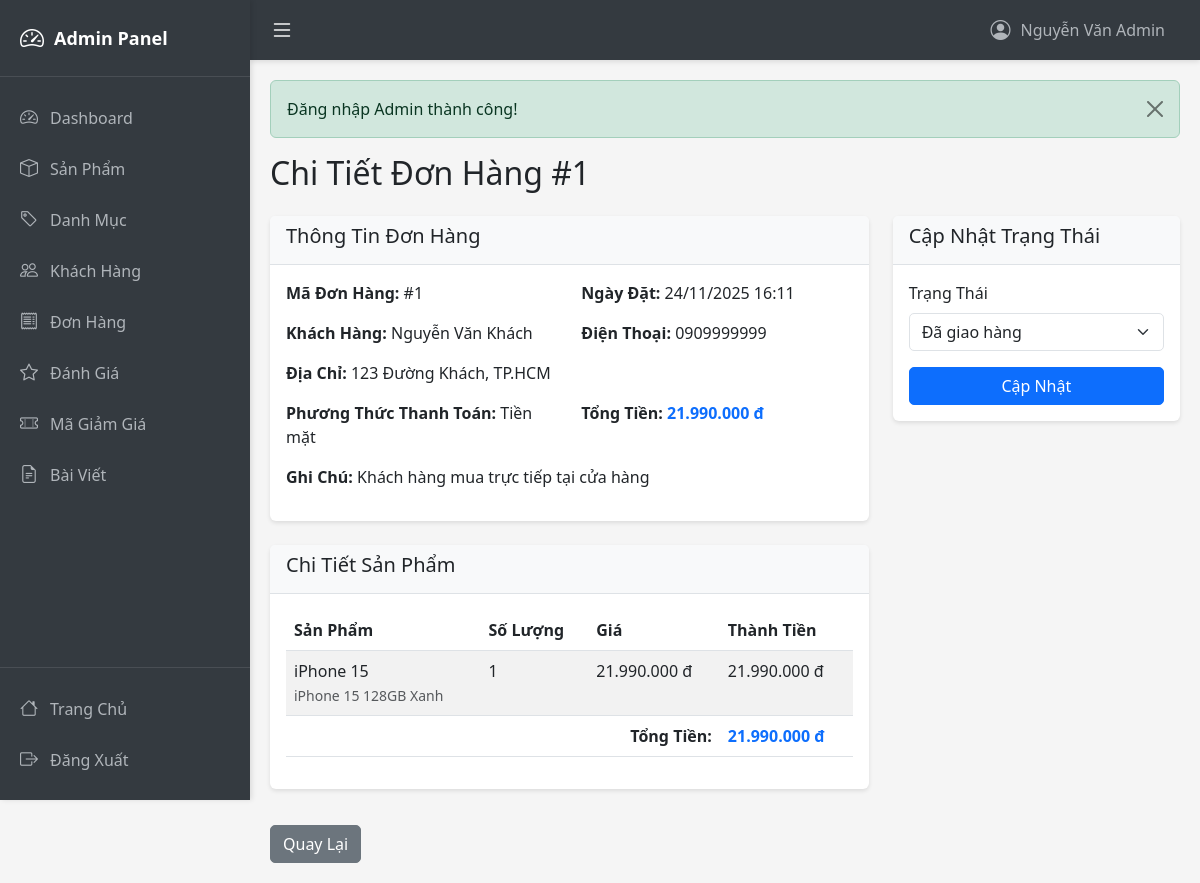
/admin/orderDetail/1 (signed in), run on the app's committed database.
### tables this page shows
CREATE TABLE Orders (
  order_id INT AUTO_INCREMENT PRIMARY KEY,
  customer_id INT,
  employee_id INT,
  order_date DATETIME DEFAULT CURRENT_TIMESTAMP,
  total_amount DECIMAL(12,2),
  order_status_id INT,
  payment_method VARCHAR(50),
  note TEXT,
  FOREIGN KEY (customer_id) REFERENCES Customers(customer_id) ON DELETE SET NULL,
  FOREIGN KEY (employee_id) REFERENCES Employees(employee_id) ON DELETE SET NULL,
  FOREIGN KEY (order_status_id) REFERENCES Order_Status(order_status_id) ON DELETE SET NULL
);

CREATE TABLE Customers (
  customer_id INT AUTO_INCREMENT PRIMARY KEY,
  full_name VARCHAR(100),
  phone_number VARCHAR(15),
  email VARCHAR(100),
  address VARCHAR(255),
  gender VARCHAR(10),
  date_of_birth DATE,
  created_at DATETIME DEFAULT CURRENT_TIMESTAMP
);

CREATE TABLE Order_Details (
  order_detail_id INT AUTO_INCREMENT PRIMARY KEY,
  order_id INT NOT NULL,
  variant_id INT NOT NULL,
  quantity INT,
  unit_price DECIMAL(12,2),
  discount DECIMAL(5,2),
  subtotal DECIMAL(12,2),
  FOREIGN KEY (order_id) REFERENCES Orders(order_id) ON DELETE CASCADE,
  FOREIGN KEY (variant_id) REFERENCES Product_Variants(variant_id) ON DELETE CASCADE
);

CREATE TABLE Products (
  product_id INT AUTO_INCREMENT PRIMARY KEY,
  product_name VARCHAR(100) NOT NULL,
  brand VARCHAR(50),
  description TEXT,
  created_at DATETIME DEFAULT CURRENT_TIMESTAMP,
  category_id INT,
  supplier_id INT,
  FOREIGN KEY (category_id) REFERENCES Categories(category_id) ON DELETE SET NULL,
  FOREIGN KEY (supplier_id) REFERENCES Suppliers(supplier_id) ON DELETE SET NULL
);

CREATE TABLE Product_Variants (
  variant_id INT AUTO_INCREMENT PRIMARY KEY,
  product_id INT NOT NULL,
  variant_name VARCHAR(100),
  color VARCHAR(50),
  storage VARCHAR(50),
  price DECIMAL(12,2),
  stock_quantity INT DEFAULT 0,
  warranty_months INT,
  created_at DATETIME DEFAULT CURRENT_TIMESTAMP,
  FOREIGN KEY (product_id) REFERENCES Products(product_id) ON DELETE CASCADE
);

CREATE TABLE Order_Status (
  order_status_id INT AUTO_INCREMENT PRIMARY KEY,
  status_name VARCHAR(50),
  description TEXT
);

### controllers/AdminController.php (called while the page is built, shortened)
<?php
class AdminController extends BaseController {
    private $orderModel;
    public function __construct() {
        $this->orderModel = new OrderModel();
    }
    public function orderDetail($id) {
        $order = $this->orderModel->getOrderById($id);
        $orderDetails = $this->orderModel->getOrderDetails($id);
        $statuses = $this->orderModel->getAllOrderStatuses();
        $data = [
            'order' => $order,
            'orderDetails' => $orderDetails,
            'statuses' => $statuses,
            'pageTitle' => 'Chi Tiết Đơn Hàng'
        ];
        $this->view('admin/orders/detail', $data, true);
    }
}
?>

### models/BaseModel.php (called while the page is built, shortened)
<?php
class BaseModel {
    public function __construct() {
        $db = new Database();
        $this->conn = $db->getConnection();
    }
}
?>

### config/database.php (called while the page is built, shortened)
<?php
class Database {
    private $host = "localhost";
    private $db_name = "inventory_system";
    private $username = "root";
    private $password = "";
    public function getConnection() {
        $this->conn = null;
        try {
            $this->conn = new PDO(
                "mysql:host=" . $this->host . ";dbname=" . $this->db_name . ";charset=utf8mb4",
                $this->username,
                $this->password
            );
            $this->conn->setAttribute(PDO::ATTR_ERRMODE, PDO::ERRMODE_EXCEPTION);
            $this->conn->setAttribute(PDO::ATTR_DEFAULT_FETCH_MODE, PDO::FETCH_ASSOC);
        } catch(PDOException $e) {
            echo "Connection error: " . $e->getMessage();
        }
        return $this->conn;
    }
}
?>

### models/OrderModel.php (called while the page is built, shortened)
<?php
class OrderModel extends BaseModel {
    public function getOrderById($id) {
        $sql = "SELECT o.*, c.full_name as customer_name, c.phone_number, c.email, c.address,
                       os.status_name
                FROM Orders o
                LEFT JOIN Customers c ON o.customer_id = c.customer_id
                LEFT JOIN Order_Status os ON o.order_status_id = os.order_status_id
                WHERE o.order_id = :id";
        $stmt = $this->conn->prepare($sql);
        $stmt->bindParam(':id', $id);
        $stmt->execute();
        return $stmt->fetch();
    }
    public function getOrderDetails($orderId) {
        $sql = "SELECT od.*, pv.variant_name, pv.color, pv.storage, p.product_name, p.brand
                FROM Order_Details od
                JOIN Product_Variants pv ON od.variant_id = pv.variant_id
                JOIN Products p ON pv.product_id = p.product_id
                WHERE od.order_id = :order_id";
        $stmt = $this->conn->prepare($sql);
        $stmt->bindParam(':order_id', $orderId);
        $stmt->execute();
        return $stmt->fetchAll();
    }
    public function getAllOrderStatuses() {
        $sql = "SELECT * FROM Order_Status ORDER BY order_status_id";
        $stmt = $this->conn->prepare($sql);
        $stmt->execute();
        return $stmt->fetchAll();
    }
}
?>

### views/admin/orders/detail.php (the view)
<?php
require_once dirname(dirname(__DIR__)) . "/admin/layouts/header.php";
?>
<h2 class="mb-4">Chi Tiết Đơn Hàng #<?= $order['order_id'] ?></h2>
<div class="row">
    <div class="col-md-8">
        <div class="card mb-4">
            <div class="card-header">
                <h5>Thông Tin Đơn Hàng</h5>
            </div>
            <div class="card-body">
                <div class="row mb-3">
                    <div class="col-md-6">
                        <strong>Mã Đơn Hàng:</strong> #<?= $order['order_id'] ?>
                    </div>
                    <div class="col-md-6">
                        <strong>Ngày Đặt:</strong> <?= date('d/m/Y H:i', strtotime($order['order_date'])) ?>
                    </div>
                </div>
                <div class="row mb-3">
                    <div class="col-md-6">
                        <strong>Khách Hàng:</strong> <?= htmlspecialchars($order['customer_name']) ?>
                    </div>
                    <div class="col-md-6">
                        <strong>Điện Thoại:</strong> <?= htmlspecialchars($order['phone_number']) ?>
                    </div>
                </div>
                <div class="mb-3">
                    <strong>Địa Chỉ:</strong> <?= htmlspecialchars($order['address']) ?>
                </div>
                <div class="row mb-3">
                    <div class="col-md-6">
                        <strong>Phương Thức Thanh Toán:</strong> <?= htmlspecialchars($order['payment_method']) ?>
                    </div>
                    <div class="col-md-6">
                        <strong>Tổng Tiền:</strong>
                        <span class="text-primary fw-bold"><?= number_format($order['total_amount'], 0, ',', '.') ?> đ</span>
                    </div>
                </div>
                <?php if ($order['note']): ?>
                <div class="mb-3">
                    <strong>Ghi Chú:</strong> <?= htmlspecialchars($order['note']) ?>
                </div>
                <?php endif; ?>
            </div>
        </div>
        <div class="card">
            <div class="card-header">
                <h5>Chi Tiết Sản Phẩm</h5>
            </div>
            <div class="card-body">
                <table class="table table-striped">
                    <thead>
                        <tr>
                            <th>Sản Phẩm</th>
                            <th>Số Lượng</th>
                            <th>Giá</th>
                            <th>Thành Tiền</th>
                        </tr>
                    </thead>
                    <tbody>
                        <?php foreach ($orderDetails as $detail): ?>
                        <tr>
                            <td>
                                <?= htmlspecialchars($detail['product_name']) ?><br>
                                <small class="text-muted"><?= htmlspecialchars($detail['variant_name']) ?></small>
                            </td>
                            <td><?= $detail['quantity'] ?></td>
                            <td><?= number_format($detail['unit_price'], 0, ',', '.') ?> đ</td>
                            <td><?= number_format($detail['subtotal'], 0, ',', '.') ?> đ</td>
                        </tr>
                        <?php endforeach; ?>
                    </tbody>
                    <tfoot>
                        <tr>
                            <td colspan="3" class="text-end"><strong>Tổng Tiền:</strong></td>
                            <td class="fw-bold text-primary"><?= number_format($order['total_amount'], 0, ',', '.') ?> đ</td>
                        </tr>
                    </tfoot>
                </table>
            </div>
        </div>
    </div>
    <div class="col-md-4">
        <div class="card">
            <div class="card-header">
                <h5>Cập Nhật Trạng Thái</h5>
            </div>
            <div class="card-body">
                <form method="POST" action="<?= BASE_URL ?>admin/orderDetail/<?= $order['order_id'] ?>">
                    <div class="mb-3">
                        <label for="status_id" class="form-label">Trạng Thái</label>
                        <select class="form-select" id="status_id" name="status_id" required>
                            <?php foreach ($statuses as $status): ?>
                            <option value="<?= $status['order_status_id'] ?>"
                                    <?= $status['order_status_id'] == $order['order_status_id'] ? 'selected' : '' ?>>
                                <?= htmlspecialchars($status['status_name']) ?>
                            </option>
                            <?php endforeach; ?>
                        </select>
                    </div>
                    <button type="submit" class="btn btn-primary w-100">Cập Nhật</button>
                </form>
            </div>
        </div>
    </div>
</div>
<div class="mt-3">
    <a href="<?= BASE_URL ?>admin/orders" class="btn btn-secondary">Quay Lại</a>
</div>
<?php require_once dirname(dirname(__DIR__)) . "/admin/layouts/footer.php"; ?>

### public/css/admin.css (style rules this page uses)
:root { --sidebar-width: 250px; --sidebar-collapsed-width: 70px; --topbar-height: 60px; --primary-color: #343a40; --secondary-color: #495057; --accent-color: #007bff; }
* { margin: 0; padding: 0; box-sizing: border-box; }
body { background-color: #f5f5f5; display: flex; flex-direction: column; }
.card { border: none; box-shadow: 0 2px 4px rgba(0,0,0,0.1); margin-bottom: 20px; }
.card-header { background-color: #f8f9fa; font-weight: bold; border-bottom: 1px solid #dee2e6; }
.table { background-color: white; }
.table thead { background-color: #f8f9fa; }
.btn { border-radius: 5px; }
.form-control, .form-select { border-radius: 5px; }

### data on the page
orders: order_id "1", order_date "24/11/2025 16:11", customer.full_name "Nguyễn Văn Khách", customer.phone_number "0909999999", customer.address "123 Đường Khách, TP.HCM", payment_method "Tiền mặt", total_amount "21.990.000", note "Khách hàng mua trực tiếp tại cửa hàng", status_id "Đã giao hàng"
order_details: products.product_name "iPhone 15", variant.variant_name "iPhone 15 128GB Xanh", quantity "1", unit_price "21.990.000", subtotal "21.990.000"

### other printed values
$_SESSION['admin_name'] "Nguyễn Văn Admin"
$_SESSION['success'] "Đăng nhập Admin thành công!"
